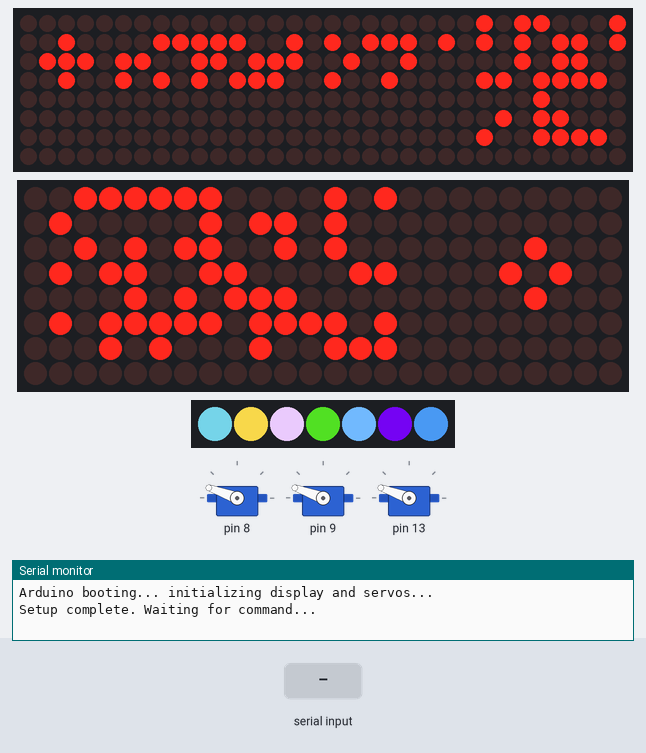
A sketch run on a simulated Arduino Uno, built with avr-gcc and run on an emulated ATmega328P. Parts: 32×8 LED matrix, 24×8 LED matrix, 3 × servo, 7 RGB LEDs in strip order, left to right, the last lines printed to the serial monitor. Inputs (shaded band) come from the test bench. Dim RGB values are drawn brighter than linear; random numbers use the default seed unless the sketch sets one.

Above: at 1.35 s.
1.6 s: byte 4 (4) received over Serial
At 2.23 s:
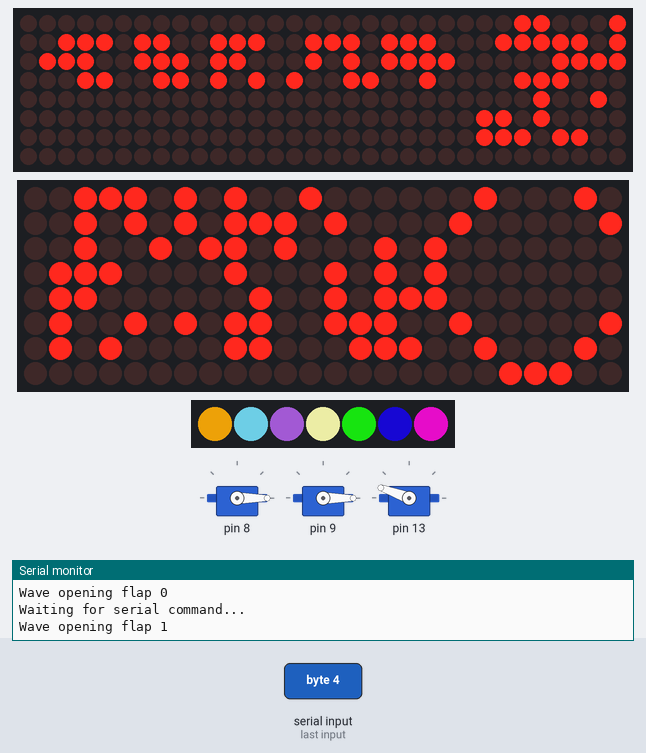
3.5 s: byte 5 (5) received over Serial
At 3.51 s:
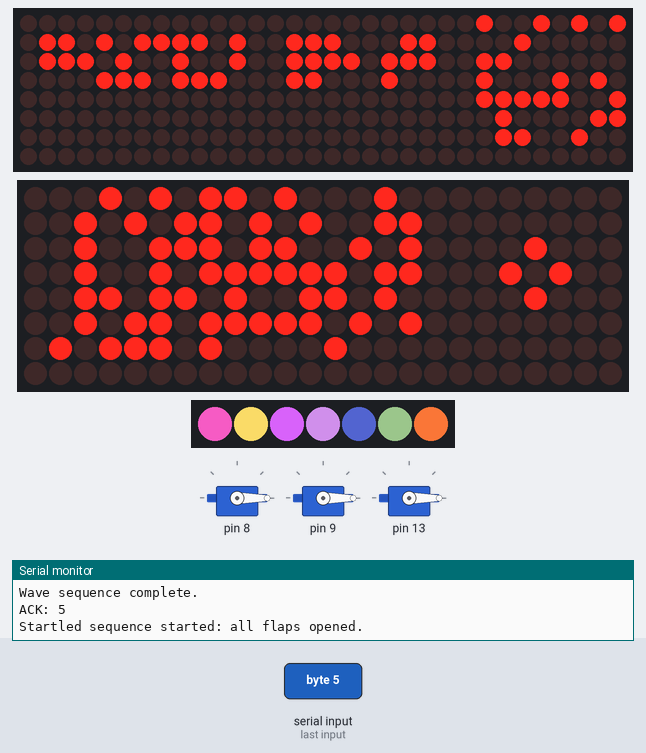
5.2 s: byte 11 (11) received over Serial
8.5 s: byte 4 (4) received over Serial
At 9.46 s:
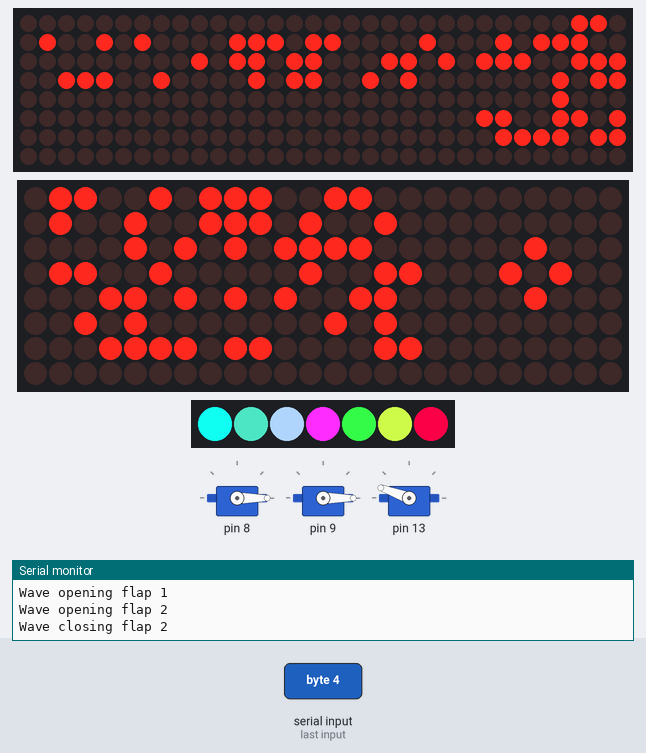
10.3 s: byte 5 (5) received over Serial
At 12.17 s:
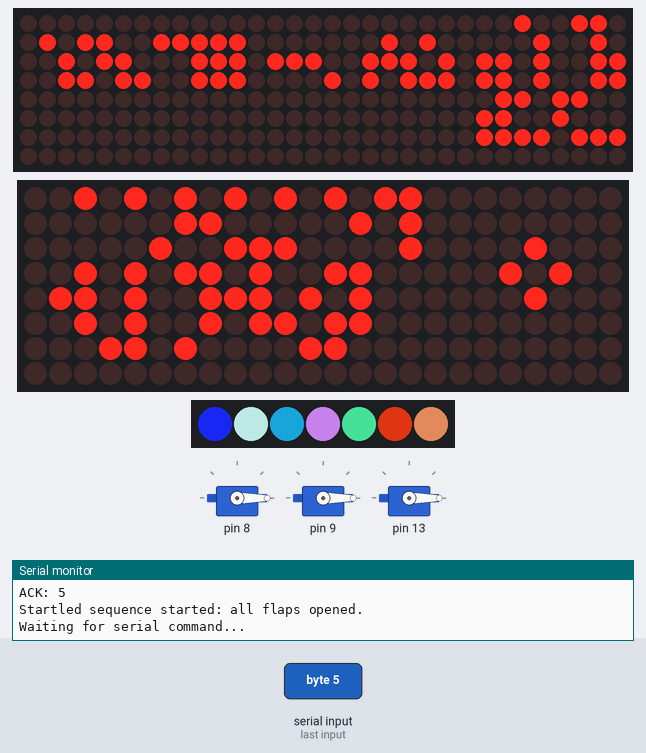
Timing chart, 0 to 14.8 s (numbered marks = the images above; inputs shaded):
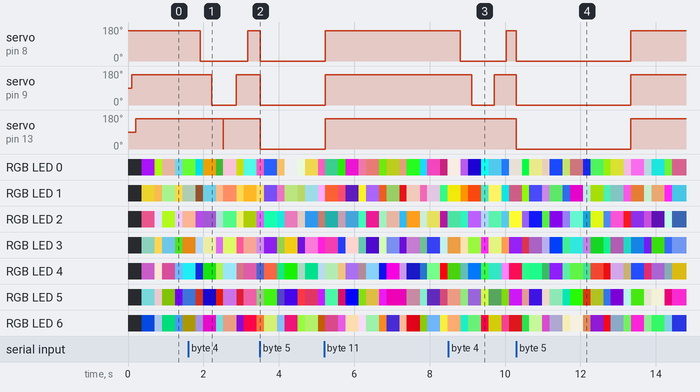

The sketch:

arduino_dome_code.ino
```cpp
#include <MD_Parola.h>
#include <MD_MAXPanel.h>
#include <MD_MAX72xx.h>
#include <SPI.h>
#include <Servo.h>
#include <Adafruit_NeoPixel.h>

// === Hardware Pin Setup ===
#define HARDWARE_TYPE MD_MAX72XX::FC16_HW
#define NEOPIXELPIN 12

// === Constants for servo angles and counts ===
#define OPEN 0          // Angle to open servo flap
#define CLOSE 160        // Angle to close servo flap
#define SERVO_COUNT 3    // Number of servo motors

// Create two LED panel instances for the display
MD_MAXPanel myDisplay = MD_MAXPanel(HARDWARE_TYPE, 0, 1, 2, 4, 1);
MD_MAXPanel myDisplay2 = MD_MAXPanel(HARDWARE_TYPE, 4, 5, 6, 3, 1);

bool whichTriangle = true;  // Tracks which triangle to draw in animation

// Create NeoPixel object (7 LEDs connected to NEOPIXELPIN)
Adafruit_NeoPixel pixels(7, NEOPIXELPIN, NEO_GRB + NEO_KHZ800);

// Variables for command reception over serial
bool receivedCommand = false;
uint8_t command = 0;

// Servo objects for the 3 flaps and their open/closed state flags
Servo servos[SERVO_COUNT];
bool flapsOpen[SERVO_COUNT] = {false, false, false};

// Move a servo to a given angle
void moveServo(Servo& servo, int toAngle) {
  servo.write(toAngle);
}

// Toggle flap open/close state by index
void toggleFlap(int index) {
  if (!flapsOpen[index]) { // If flap closed, open it
    moveServo(servos[index], OPEN);
    flapsOpen[index] = true;
  } else { // Otherwise, close it
    moveServo(servos[index], CLOSE);
    flapsOpen[index] = false;
  }
}

// Close all flaps if open
void closeAllFlaps() {
  for (int i = 0; i < SERVO_COUNT; i++) {
    if (flapsOpen[i]) {
      moveServo(servos[i], CLOSE);
      flapsOpen[i] = false;
    }
  }
}

// === Wave animation variables ===
bool waveActive = false;            // Flag to track if wave sequence is running
int waveIndex = 0;                  // Current flap index being animated
bool waveOpening = true;            // True when opening flaps, false when closing
unsigned long waveLastMoveTime = 0; // Timestamp of last flap move
const unsigned long waveDelay = 300;  // Delay (ms) between flap moves

// Update function to perform one step of wave animation (called repeatedly in loop)
void updateWave() {
  if (!waveActive) return;  // Skip if wave animation inactive

  unsigned long now = millis();

  if (now - waveLastMoveTime >= waveDelay) {
    waveLastMoveTime = now;

    if (waveOpening) {
      // Open the current flap if not already open
      if (!flapsOpen[waveIndex]) {
        moveServo(servos[waveIndex], OPEN);
        flapsOpen[waveIndex] = true;
        Serial.print("Wave opening flap ");
        Serial.println(waveIndex);
      }

      waveIndex++;

      if (waveIndex >= SERVO_COUNT) {
        // All flaps opened, prepare to close in reverse order after a pause
        waveOpening = false;
        waveIndex = SERVO_COUNT - 1;
        waveLastMoveTime = now + 500; // Half-second pause before closing
      }
    } else {
      // Close the current flap if open
      if (flapsOpen[waveIndex]) {
        moveServo(servos[waveIndex], CLOSE);
        flapsOpen[waveIndex] = false;
        Serial.print("Wave closing flap ");
        Serial.println(waveIndex);
      }

      if (waveIndex == 0) {
        // All flaps closed, end wave animation
        waveActive = false;
        Serial.println("Wave sequence complete.");
      } else {
        waveIndex--;
      }
    }
  }
}

// === Startled sequence variables ===
bool startledActive = false;       // Flag to track if startled sequence is running
unsigned long startledStartTime = 0; // Timestamp when startled sequence started

// Start startled sequence: open all flaps immediately and set timer
void startStartledSequence() {
  if (!startledActive) {
    for (int i = 0; i < SERVO_COUNT; i++) {
      if (!flapsOpen[i]) {
        moveServo(servos[i], OPEN);
        flapsOpen[i] = true;
      }
    }
    startledStartTime = millis();
    startledActive = true;
    Serial.println("Startled sequence started: all flaps opened.");
  }
}

// Update function for startled sequence: closes all flaps after 3 seconds
void updateStartled() {
  if (!startledActive) return;

  unsigned long now = millis();

  // If 3 seconds have passed since opening, close all flaps
  if (now - startledStartTime >= 3000) {
    for (int i = 0; i < SERVO_COUNT; i++) {
      if (flapsOpen[i]) {
        moveServo(servos[i], CLOSE);
        flapsOpen[i] = false;
      }
    }
    startledActive = false;
    Serial.println("Startled sequence ended: all flaps closed.");
  }
}

void stopAllSequences() {
  // Stop wave sequence if running
  if (waveActive) {
    waveActive = false;
  }

  // Stop startled sequence if running
  if (startledActive) {
    startledActive = false;
  }

  // Close all flaps immediately
  closeAllFlaps();

  Serial.println("All sequences stopped.");
}

// Animation state variables
unsigned long animStartTime = 0;
int animPhase = 0;
int circleRadius = 1;
bool circleGrowing = true;

// === Helper: random color for NeoPixels ===
uint8_t randomColour() {
  return random(0, 255);
}

// === Handle animation in non-blocking fashion ===
void handleAnimation() {
  unsigned long now = millis();

  switch(animPhase) {
    case 0:
      // Initialize animation frame
      pixels.clear();
      for (int i = 0; i < 7; i++) {
        pixels.setPixelColor(i, pixels.Color(randomColour(), randomColour(), randomColour()));
      }
      pixels.show();

      for (int x = 1; x <= 22; x++) {
        for (int y = 4; y <= 6; y++) {
          myDisplay.setPoint(x, y, random(0, 2));
        }
      }

      for (int x = 1; x <= 15; x++) {
        for (int y = 1; y <= 8; y++) {
          myDisplay2.setPoint(x, y, random(0, 2));
        }
      }

      circleRadius = 1;
      circleGrowing = whichTriangle;
      animStartTime = now;
      animPhase = 1;
      break;

    case 1:
      // Animate circle growing or shrinking every 50ms
      if (now - animStartTime >= 50) {
        animStartTime = now;

        // Clear circle area
        for (int x = 16; x <= 24; x++) {
          for (int y = 0; y < 8; y++) {
            myDisplay2.setPoint(x, y, 0);
          }
        }

        myDisplay2.drawCircle(20, 4, circleRadius);

        if (circleGrowing) {
          circleRadius++;
          if (circleRadius > 4) {
            animPhase = 2;
            animStartTime = now;
          }
        } else {
          circleRadius--;
          if (circleRadius < 1) {
            animPhase = 2;
            animStartTime = now;
          }
        }
      }
      break;

    case 2:
      // Pause 100ms, then draw triangle
      if (now - animStartTime >= 100) {
        // Clear circle area before drawing triangle
        for (int x = 16; x <= 24; x++) {
          for (int y = 0; y < 8; y++) {
            myDisplay2.setPoint(x, y, 0);
          }
        }

        if (whichTriangle) {
          myDisplay2.drawTriangle(20, 0, 16, 7, 24, 7);
          whichTriangle = false;
        } else {
          myDisplay2.drawTriangle(20, 7, 16, 1, 24, 1);
          whichTriangle = true;
        }

        animPhase = 3;
        animStartTime = now;
      }
      break;

    case 3:
      // Draw random dots on right side
      for (int x = 24; x <= 32; x++) {
        for (int y = 1; y <= 8; y++) {
          myDisplay.setPoint(x, y, random(0, 2));
        }
      }
      animPhase = 4;
      animStartTime = now;
      break;

    case 4:
      // Small pause before restarting animation
      if (now - animStartTime >= 30) {
        animPhase = 0;  // Restart animation
      }
      break;
  }
}

// === Setup function: initialize serial, displays, servos, LEDs ===
void setup() {
  Serial.begin(9600);
  while (!Serial);    // Wait for serial to connect (Leonardo/Micro)

  Serial.println("Arduino booting... initializing display and servos...");

  myDisplay.begin();
  myDisplay2.begin();

  myDisplay.setIntensity(5);
  myDisplay2.setIntensity(5);

  myDisplay.clear();
  myDisplay2.clear();

  servos[0].attach(8);
  servos[1].attach(9);
  servos[2].attach(13);

  for (int i = 0; i < SERVO_COUNT; i++) {
  servos[i].write(CLOSE); // Force initial position
  flapsOpen[i] = false;
  delay(100);
  }

  pixels.begin();

  myDisplay.setPoint(22, 6, true);

  Serial.println("Setup complete. Waiting for command...");
}

// === Main loop: read commands and run animations ===
void loop() {
  // Check for new serial command and set flags accordingly
  if (Serial.available()) {
    command = Serial.read();
    receivedCommand = true;
    Serial.print("ACK: ");
    Serial.println(command, DEC);
  } else {
    // Periodically print waiting message if no command received
    static unsigned long lastPrint = 0;
    if (millis() - lastPrint > 2000) {
      Serial.println("Waiting for serial command...");
      lastPrint = millis();
    }
  }

  // Process received commands
  if (receivedCommand) {
    if (command == 11) {
      // Command 11: Close all flaps immediately
      closeAllFlaps();
    } else if (command >= 1 && command <= 3) {
      // Commands 1-3: Toggle respective flap (0-based index)
      toggleFlap(command - 1);
    } else if (command == 4) {
      // Command 4: Start wave sequence if not already running
      closeAllFlaps();
      if (!waveActive) {
        waveActive = true;
        waveOpening = true;
        waveIndex = 0;
        waveLastMoveTime = millis();
        Serial.println("Starting wave sequence");
      }
    } else if (command == 5) {
      // Command 5: Start startled sequence
      closeAllFlaps();
      startStartledSequence();
    }
    receivedCommand = false;
  }

  // Run regular animation (LEDs and display)
  handleAnimation();

  // Update wave sequence if active
  updateWave();

  // Update startled sequence if active
  updateStartled();
}
```

Measured:
- after the input at 1.6 s, servo on pin 8: 160° → 0° after 0.32 s, → 160° 1.3 s later; servo on pin 9: 160° → 0° after 0.62 s, → 160° 0.65 s later; servo on pin 13: 160° → 0° after 0.92 s, → 160° 0.01 s later
- after the input at 3.5 s, servo on pin 8, servo on pin 9, servo on pin 13: 160° → 0° at once
- after the input at 8.5 s, servo on pin 8: 160° → 0° after 0.31 s, → 160° 1.2 s later; servo on pin 9: 160° → 0° after 0.62 s, → 160° 0.60 s later
- after the input at 10.3 s, servo on pin 8, servo on pin 9, servo on pin 13: 160° → 0° at once, → 160° 3.0 s later
